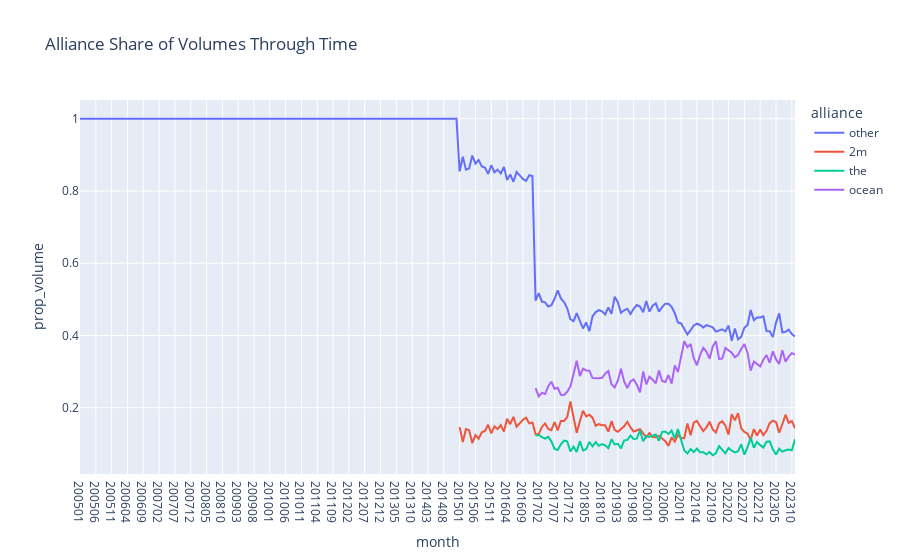

Write notebook code for a chart like this one.
### Code cell
px.line(
    df.with_columns((pl.col('teus')/pl.col('teus').sum().over('month')).alias('prop_volume')), 
    x='month', y='prop_volume',
    color='alliance',
    title='Alliance Share of Volumes Through Time')
